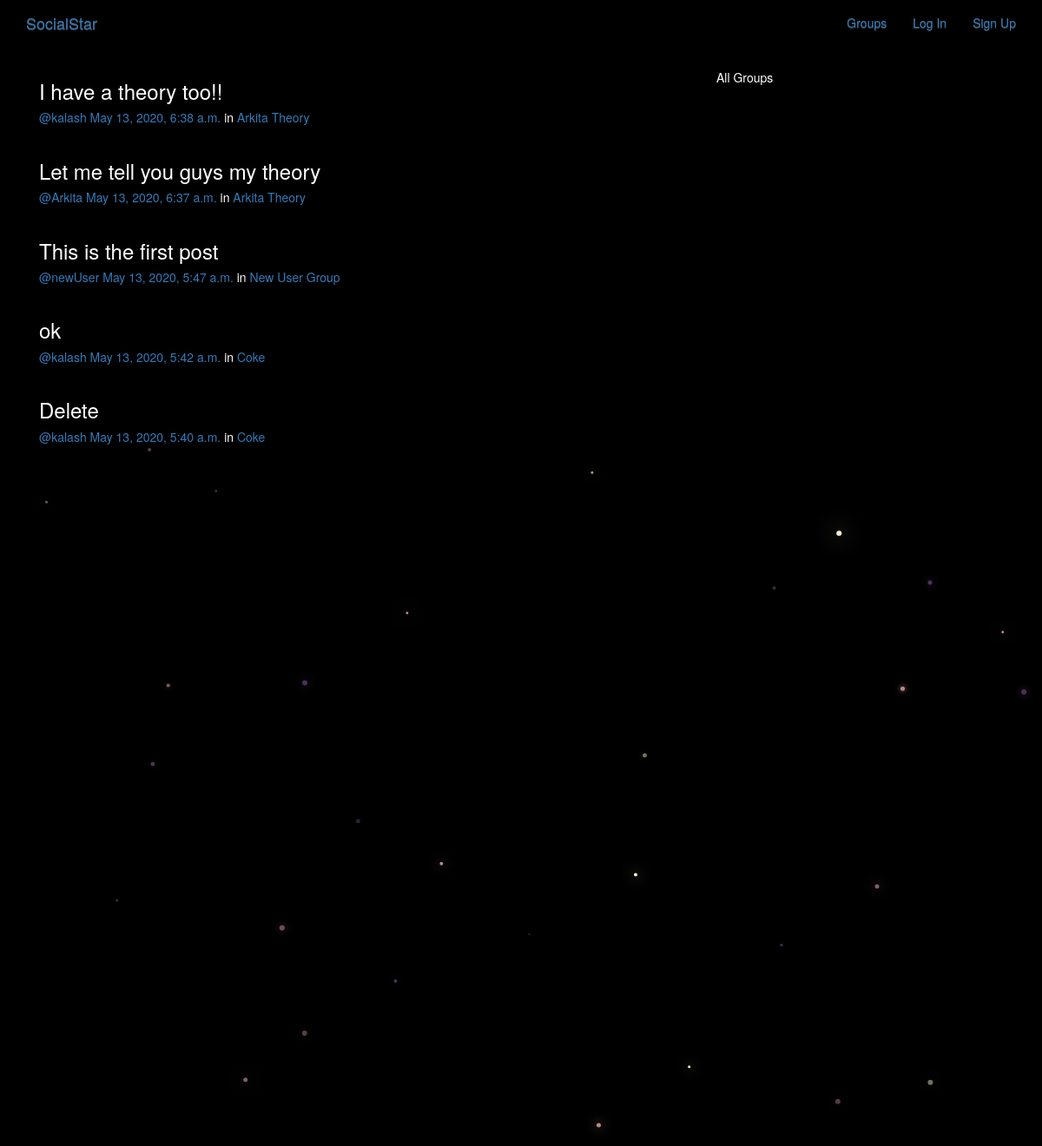
/posts/, run on the app's committed database.
### posts/models.py (models this page shows, shortened)
class Post(models.Model):
    user = models.ForeignKey(User,related_name='posts',on_delete=models.CASCADE)
    created_at = models.DateTimeField(auto_now=True)
    message = models.TextField()
    message_html = models.TextField(editable=False)
    group = models.ForeignKey(Group, related_name='posts',null=True,blank=True, on_delete=models.CASCADE)
    class Meta():
        ordering = ['-created_at']
        unique_together = ['user','message']

### groups/models.py (models this page shows, shortened)
class Group(models.Model):
    name = models.CharField(max_length=255, unique=True)
    slug = models.SlugField(allow_unicode=True, unique=True)
    description = models.TextField(blank=True, default='')
    description_html = models.TextField(editable=False, default='', blank=True)
    members = models.ManyToManyField(User,through="GroupMember")
    class Meta:
        ordering = ["name"]

### posts/views.py (the view)
# urls.py: path('',views.PostList.as_view(),name='all'),
class PostList(SelectRelatedMixin,generic.ListView):
    model = models.Post
    select_related = ('user','group')

### posts/templates/posts/post_list.html (shortened to what this page needs)
{% extends "posts/post_base.html" %}
{% block pre_post_content %}
  <div class="col-md-4">
        <div class="card card-with-shadow">
          <div class="content">
            <h5 class="title">All Groups</h5>
          </div>
        </div>
  </div>
{% endblock %}
{% block post_content %}
  <div class="col-md-8">
    {% for post in post_list %}
      {% include "posts/_post.html" %}
    {% endfor %}
  </div>
{% endblock %}

### posts/templates/posts/_post.html (shortened to what this page needs)
<div class="post media">
  <h3>{{post.message_html|safe}}</h3>
  <div class="media-body">
    <h5 class="media-heading">
    <span class="username"> <a href="{% url 'posts:for_user' username=post.user.username%}">@{{post.user.username}}</a>
    </span>
    <time class="time">
    <a href="{% url 'posts:single' username=post.user.username pk=post.pk %}">{{post.created_at }}</a></time>
    {% if post.group %}
    <span class="group-name">in <a href="#">{{ post.group.name }}</a></span>
    {% endif %}
    </h5>
  </div>
</div>

### static/simplesocial/css/master.css (style rules this page uses)
body { margin: 0; overflow: hidden; background-color: black; color:white; }

### data on the page
Post: message_html "I have a theory too!!", user.username "kalash", created_at "May 13, 2020, 6:38 a.m.", group.name "Arkita Theory"
Post: message_html "Let me tell you guys my theory", user.username "Arkita", created_at "May 13, 2020, 6:37 a.m.", group.name "Arkita Theory"
Post: message_html "This is the first post", user.username "newUser", created_at "May 13, 2020, 5:47 a.m.", group.name "New User Group"
Post: message_html "ok", user.username "kalash", created_at "May 13, 2020, 5:42 a.m.", group.name "Coke"
Post: message_html "Delete", user.username "kalash", created_at "May 13, 2020, 5:40 a.m.", group.name "Coke"
